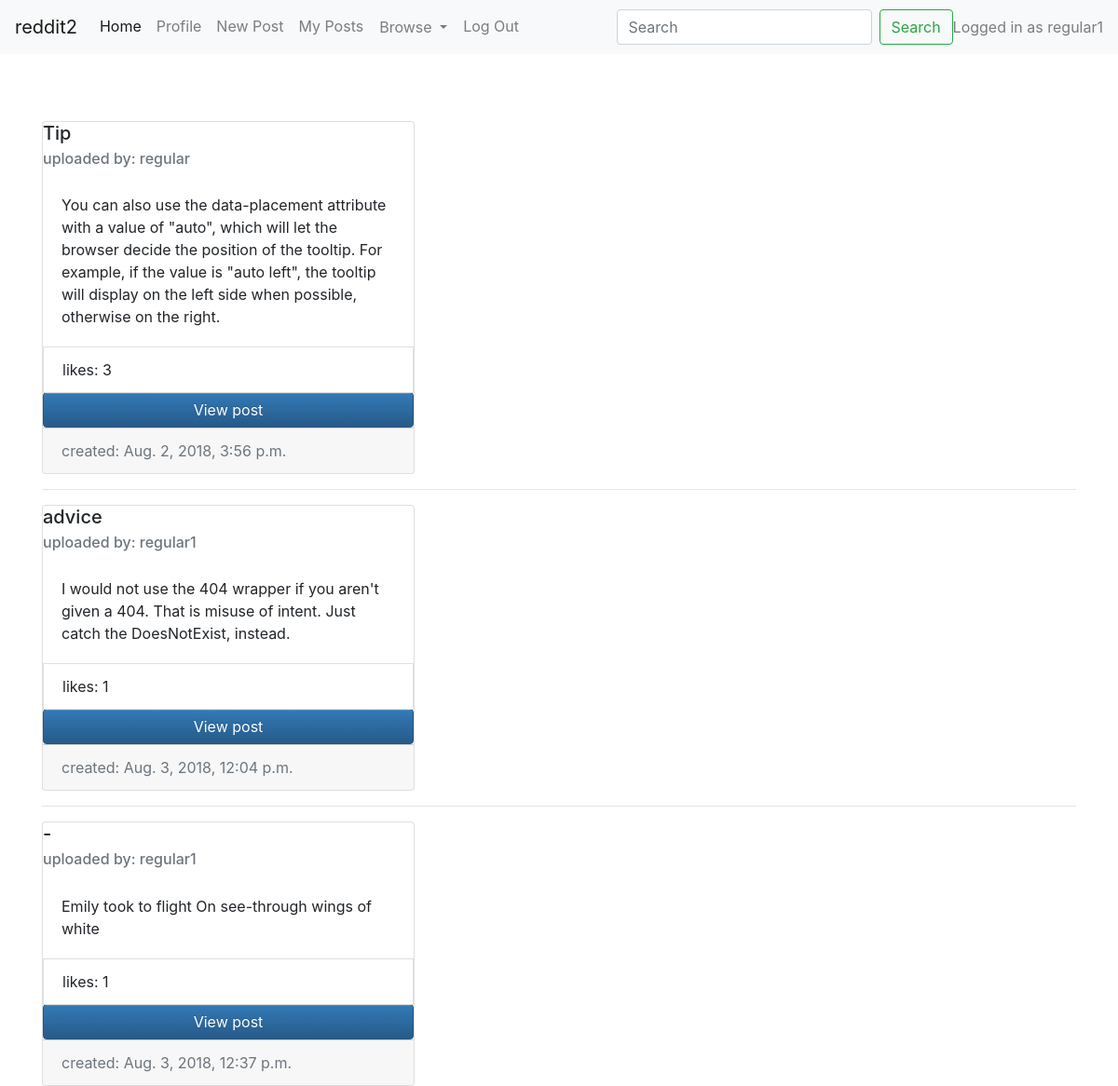
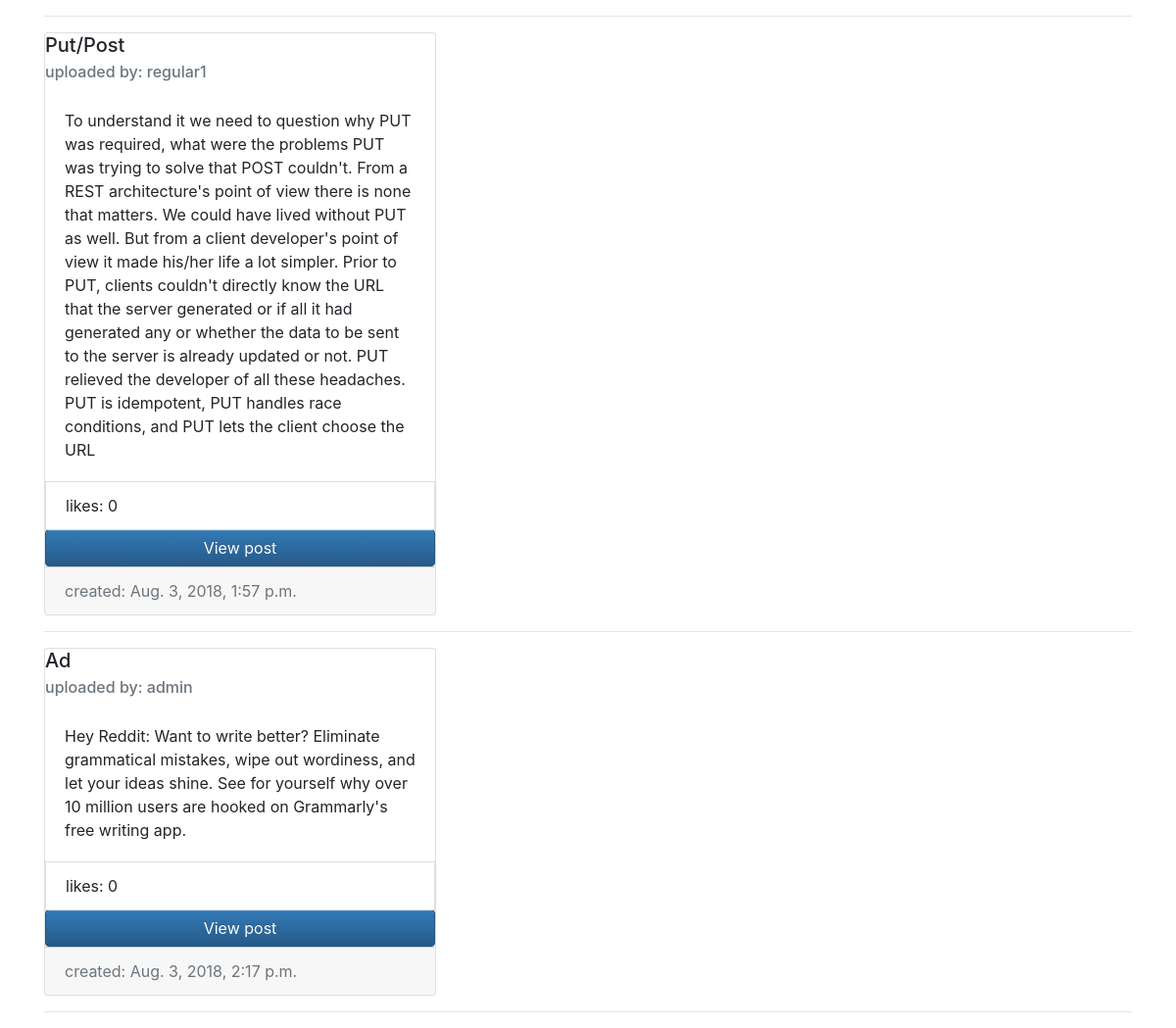
The page /post/texts/ (signed in) on the database its author committed (2 pictures, top to bottom).
### post_app/models.py (models this page shows, shortened)
class Poster(AbstractUser):
    pass

class Post(models.Model):
    created_date = models.DateTimeField(default=datetime.now)
    title = models.CharField(max_length=250)
    original_content = models.BooleanField(blank=True, default=False)
    spoiler = models.BooleanField(blank=True, default=False)
    nsfw = models.BooleanField(blank=True, default=False)
    nr_likes = models.IntegerField(default=0)
    class Meta:
        abstract = True

class Text(Post):
    user = models.ForeignKey(Poster, on_delete=models.CASCADE)
    text = models.CharField(max_length=1000, default='', blank=True)
    likes = GenericRelation(Like, related_query_name='like_text')
    comments = GenericRelation(Comment)

### post_app/views.py (the view)
# urls.py: path('texts/', views.texts, name='texts'),
@login_required(login_url='/accounts/login/')
def texts(request):
    texts = Text.objects.all()
    template = 'post_app/texts.html'
    context = {'texts': texts}
    return render(request, template, context)

### post_app/templates/post_app/texts.html
{% extends 'post_app/base.html' %}
{% block body %}
{% for text in texts %}
<div class="card" style="width: 25rem;">
    <h5 class="card-title"> {{ text.title }}</h5>
    <h6 class="card-subtitle mb-2 text-muted"> uploaded by: {{ text.user }}</h6>
    <div class="card-body">
        {{ text.text }}
    </div>
    <li class="list-group-item">likes: {{text.nr_likes}}</li>
    <a href="/post/texts/{{text.id}}" class="btn btn-primary" style="">View post</a>
    <div class="card-footer text-muted">
    created: {{text.created_date}}
    </div>
</div>
<hr>
    {% endfor %}
{% endblock %}

### post_app/templates/post_app/base.html (shortened to what this page needs)
<!DOCTYPE html>
<html lang="en">
<head>
    <link rel="stylesheet" href="https://stackpath.bootstrapcdn.com/bootstrap/4.1.3/css/bootstrap.min.css">
    <link rel="stylesheet" href="https://maxcdn.bootstrapcdn.com/bootstrap/3.3.7/css/bootstrap-theme.min.css">
    <link rel="stylesheet" href="https://use.fontawesome.com/releases/v5.2.0/css/all.css">
  </head>
<body>
<nav class="navbar navbar-expand-lg navbar-light bg-light">
  <a class="navbar-brand" href="#">reddit2</a>
  <div class="collapse navbar-collapse" id="navbarNavDropdown">
     <ul class="navbar-nav mr-auto">
         <li class="nav-item active">
            <a class="nav-link" href="/">Home <span class="sr-only">(current)</span></a>
         </li>
         {% if user.is_authenticated %}
         <li class="nav-item">
            <a class="nav-link" href="{% url 'personal_data' %}">Profile</a>
         </li>
         <li class="nav-item">
            <a class="nav-link" href="{% url 'create_post' %}">New Post</a>
         </li>
         <li class="nav-item">
            <a class="nav-link" href="{% url 'my_posts' %}">My Posts</a>
         </li>
         <li class="nav-item dropdown">
            <a class="btn nav-link dropdown-toggle" id="navbarDropdownMenuLink" role="button" data-toggle="dropdown" aria-haspopup="true" aria-expanded="false">
            Browse
            </a>
         </li>
         <li class="nav-item">
             <a class="nav-link" href="{% url 'logout_view' %}">Log Out</a>
         </li>
         {% endif %}
    </ul>
      {% if user.is_authenticated %}
         <form class="form-inline my-2 my-lg-0" action="{% url 'home' %}" >
            <input class="form-control mr-sm-2" type="search" placeholder="Search" aria-label="Search" name="search_query">
            <button class="btn btn-outline-success my-2 my-sm-0" type="submit">Search</button>
        </form>
        <span class="navbar-text">
      Logged in as {{request.user.username}}
        </span>
      {% endif %}
  </div>
</nav>
<br><br><br>
<div class = "container">
{% block body %}
{% endblock %}
</div>
</body>
</html>

### rows shown on the page
Poster: user.username "regular1"
Text: title "Tip", user "regular", text "You can also use the data-placement attribute with a value of \"auto\", which will let the browser decide the position of the tooltip. For example, if the value is \"auto left\", the tooltip will display on the left side when possible, otherwise on the right.", nr_likes "3", created_date "Aug. 2, 2018, 3:56 p.m."
Text: title "advice", user "regular1", text "I would not use the 404 wrapper if you aren't given a 404. That is misuse of intent. Just catch the DoesNotExist, instead.", nr_likes "1", created_date "Aug. 3, 2018, 12:04 p.m."
Text: title "-", user "regular1", text "Emily took to flight On see-through wings of white", nr_likes "1", created_date "Aug. 3, 2018, 12:37 p.m."
Text: title "Put/Post", user "regular1", text "To understand it we need to question why PUT was required, what were the problems PUT was trying to solve that POST couldn't. From a REST architecture's point of view there is none that matters. We could have lived without PUT as well. But from a client developer's point of view it made his/her life a lot simpler. Prior to PUT, clients couldn't directly know the URL that the server generated or if all it had generated any or whether the data to be sent to the server is already updated or not. PUT relieved the developer of all these headaches. PUT is idempotent, PUT handles race conditions, and PUT lets the client choose the URL", nr_likes "0", created_date "Aug. 3, 2018, 1:57 p.m."
Text: title "Ad", user "admin", text "Hey Reddit: Want to write better? Eliminate grammatical mistakes, wipe out wordiness, and let your ideas shine. See for yourself why over 10 million users are hooked on Grammarly's free writing app.", nr_likes "0", created_date "Aug. 3, 2018, 2:17 p.m."
